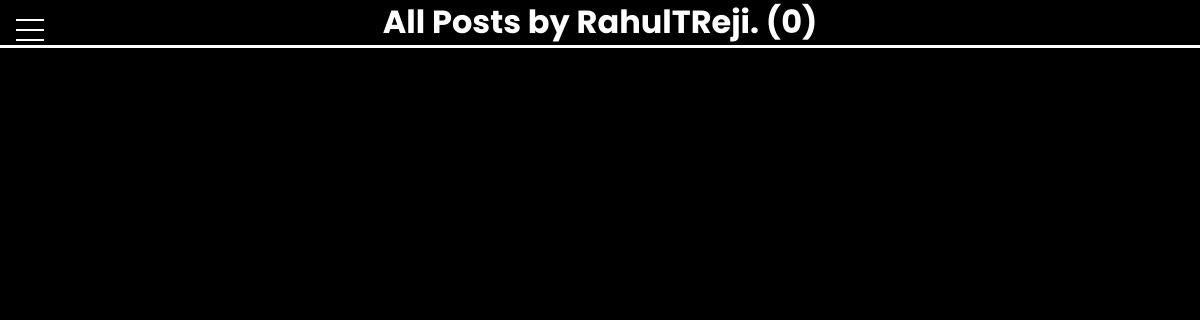
The app's page /user/RahulTReji, older data.
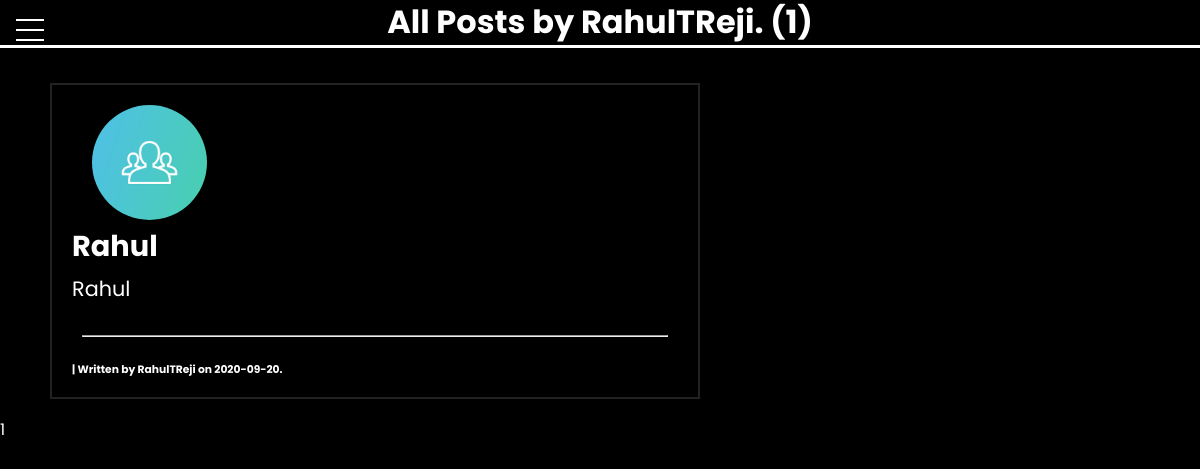
The same page, newer data.
### flaskblog/models.py (models this page shows, shortened)
class User(db.Model, UserMixin):
    id = db.Column(db.Integer, primary_key=True, unique=True)
    username = db.Column(db.String(20), unique=True, nullable=False)
    email = db.Column(db.String(120), unique=True, nullable=False)
    image_file = db.Column(db.String(20), nullable=False,
                           default="default.jpg")
    password = db.Column(db.String(60), nullable=False)
    posts = db.relationship("Post", backref="author", lazy=True)

class Post(db.Model):
    id = db.Column(db.Integer, primary_key=True)
    title = db.Column(db.String(), nullable=False)
    date_posted = db.Column(db.DateTime, nullable=False,
                            default=datetime.utcnow)
    content = db.Column(db.Text, nullable=False)
    is_verified = db.Column(db.Boolean, default=False)
    is_edited = db.Column(db.Boolean, default=False)
    is_forwarded = db.Column(db.Boolean, default=False)
    views = db.Column(db.Integer, default=0)
    font = db.Column(db.String(30), default="Poppins")
    font_color = db.Column(db.String(20), default="#fff")
    user_id = db.Column(db.Integer, db.ForeignKey("user.id"), nullable=False)

### flaskblog/user/routes.py (the view)
@user.route("/user/<string:username>")
def user_post(username):
    page = request.args.get("page", 1, type=int)
    user = User.query.filter_by(username=username).first_or_404()
    posts = (
        Post.query.filter_by(author=user)
        .order_by(Post.date_posted.desc())
        .paginate(page=page, per_page=5)
    )
    return render_template("filter_post.html", posts=posts, user=user)

### flaskblog/templates/filter_post.html (shortened to what this page needs)
{% extends "base.html" %}
{% block content %}
<h1> All Posts by {{ user.username }}. ({{ posts.total }})</h1>
<div id="posts" class="main">
    {% for post in posts.items %}
    <article class="main">
        <a href="{{ url_for('posts.post', post_id=post.id )}}"><img
                src="{{ url_for('static', filename='profile_pics/' + post.author.image_file) }}"
                class="rounded-profile-pic"></a>
        <a href="{{ url_for('posts.post', post_id=post.id )}}" class="post-title">
            <h2>{{ post.title }}</h2>
        </a>
        <p class="post-content">{{ post.content }}</p>
        <br>
        <hr>
        <a href="{{ url_for('user.user_post', username=post.author.username) }}" class="post-author">
            <h6>| Written by {{ post.author.username }} on {{ post.date_posted.strftime('%Y-%m-%d') }}.
            </h6>
        </a>
    </article>
    {% endfor %}
    {% for page_num in posts.iter_pages(left_edge=1, right_edge=1, left_current=1, right_current=2) %}
    {% if page_num %}
    {% if posts.page == page_num %}
    <a class="current-button"
        href="{{ url_for('user.user_post', page=page_num, username=user.username) }}">{{ page_num }}</a>
    {% else %}
    <a class="pagination-btn"
        href="{{ url_for('user.user_post', page=page_num, username=user.username) }}">{{ page_num }}</a>
    {% endif %}
    {% else %}
    <span>...</span>
    {% endif %}
    {% endfor %}
    <br><br><br><br><br><br><br><br>
</div>
</div>
{% endblock content %}

### flaskblog/templates/base.html (shortened to what this page needs)
<!DOCTYPE html>
<html lang="en">
<head>
    <link rel="stylesheet" type="text/css" href=" {{url_for('static', filename='style.css')}} ">
</head>
<body>
    <div class="main">
        <nav>
            <div class="menu-wrap">
                <div class="hamburger">
                    <div></div>
                </div>
            </div>
        </nav>
        {% block content %}{% endblock content %}
</body>
</html>

### flaskblog/static/style.css (style rules this page uses)
* { margin: 0px 0px 0px 0px; padding: 0px 0px 0px 0px; box-sizing: border-box; font-family: Poppins, "Poppins", Helveltica, sans-serif; text-decoration: none; color: white; }
body { background-color: black; background-image: linear-gradient( 60deg, rgb(5, 5, 5), rgb(0, 0, 0), ); background-size: 100%; color: white; font-family: "Poppins", Poppins, sans-serif; line-height: 1.4; }
html { scroll-behavior: smooth; }
h1 { text-align: center; border-bottom: 3px solid white; margin-bottom: 35px; }
article { margin: 20px 500px 20px 50px; border: 2px solid #222; padding: 20px; transition: 0.3s linear; }
p { font-size: 1.3rem; }
h6 { font-family: 1.4em; }
hr { margin: 10px; margin-bottom: 25px; }
:root { --primary-color: rgb(44 128 117 / 40%); --overlay-color: rgba(24, 39, 51, 0.85); --menu-speed: 0.75s; }
.menu-wrap { position: fixed; top: 0; left: 0; z-index: 1; }
.menu-wrap .hamburger { position: absolute; top: 0; left: 0; z-index: 1; width: 60px; height: 60px; padding: 1rem; background: none; display: flex; align-items: center; justify-content: center; }
.menu-wrap .hamburger > div { position: relative; width: 100%; height: 2px; background-color: white; display: flex; align-items: center; justify-content: center; transition: all 0.4s ease; }
.menu-wrap .hamburger > div:before, .menu-wrap .hamburger > div:after { content: ""; position: absolute; z-index: 1; top: -10px; width: 100%; height: 2px; background: inherit; }
.menu-wrap .hamburger > div:after { top: 10px; }
.post-title { color: white; padding-bottom: 10px; border-bottom: 1px solid white; transition: 0.2s; }
.post-content { color: white; }
.post-author h6 { min-width: 30ch; }
.rounded-profile-pic { border-radius: 100vw; margin-left: 20px; width: 115px; height: 115px; object-fit: cover; }
.post-author { color: white; }
#posts article a h2 { font-size: 1.8em; font-weight: bold; padding-bottom: 5px; text-decoration: none; transition: 0.2s linear; border-bottom: 2px solid black; }

Row changes from the older to the newer data that the page shows:
added Post: image_file (placeholder picture), title "Rahul", content "Rahul", author.username "RahulTReji", date_posted "2020-09-20"
Text that changed along with them:
{{ posts.total }}: "0" → "1"
new list line: "1"
